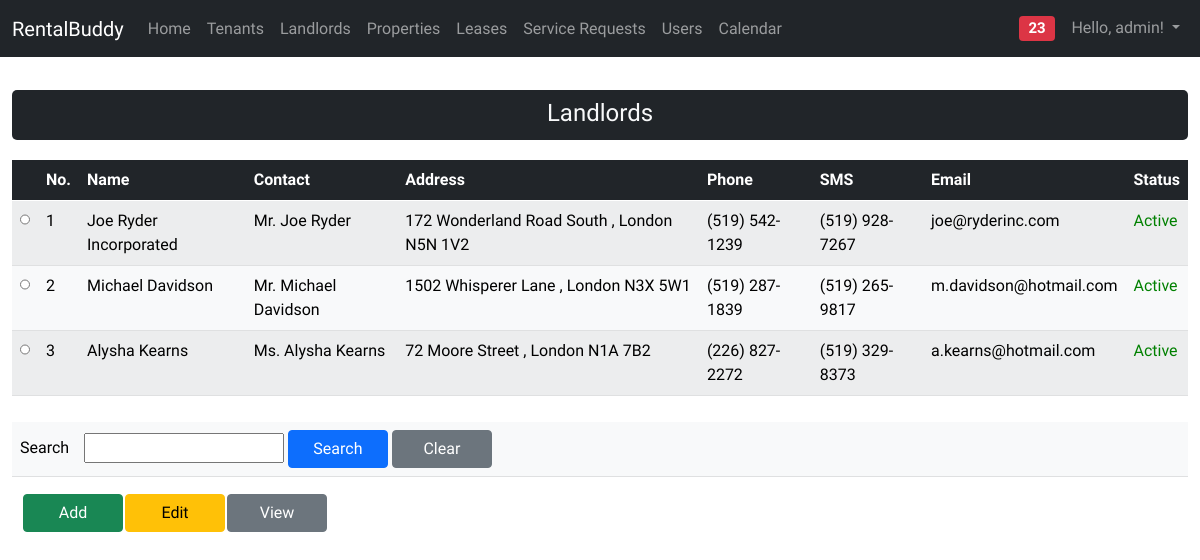
/pages/landlords.php (signed in), run on the app's committed database.
### tables this page shows
CREATE TABLE `landlords` (
  `landlord_id` int(11) NOT NULL,
  `legal_name` varchar(50) NOT NULL,
  `salutation_code` varchar(10) DEFAULT NULL,
  `first_name` varchar(50) NOT NULL,
  `last_name` varchar(50) NOT NULL,
  `address_1` varchar(50) NOT NULL,
  `address_2` varchar(50) DEFAULT NULL,
  `city` varchar(50) NOT NULL,
  `province_code` varchar(2) NOT NULL DEFAULT 'ON',
  `postal_code` varchar(10) NOT NULL,
  `phone` varchar(20) NOT NULL,
  `fax` varchar(20) NOT NULL,
  `email` varchar(100) NOT NULL,
  `sms` varchar(20) NOT NULL,
  `status_code` varchar(10) NOT NULL,
  `last_updated` datetime NOT NULL DEFAULT current_timestamp(),
  `last_updated_user_id` varchar(50) NOT NULL
);

CREATE TABLE `codes` (
  `code_id` int(11) NOT NULL,
  `code_type` varchar(20) NOT NULL,
  `code_value` varchar(20) NOT NULL,
  `description` varchar(50) NOT NULL,
  `is_default` int(11) NOT NULL DEFAULT 0,
  `sort_order` int(11) NOT NULL DEFAULT 0,
  `is_enabled` tinyint(1) NOT NULL DEFAULT 1,
  `css_styling` varchar(200) DEFAULT NULL
);

### pages/common.php (called while the page is built, shortened)
<?php
function formatPhone($phone) {
    $fPhone = trim($phone);
    $fPhone = "(" . substr($fPhone, 0, 3) . ") " . substr($fPhone, 3, 3) . "-" . substr($fPhone, 6, 4);
    return $fPhone;
}
    ?>

### dal/landlords_dal.php (the view, shortened to what this page needs)
<?php
require_once("../pages/common.php");
function getLandlords()
{
    $db_conn = connectDB();
    $querySQL = "select
            l.landlord_id
            , l.legal_name
            , trim( concat(ifnull(salutations.description, ''), ' ', l.first_name, ' ', l.last_name ) ) as full_name
            , trim( concat(l.address_1, ' ', ifnull(l.address_2, ''), ', ', l.city, ' ', l.postal_code) ) as address
            , l.phone
            , l.sms
            , l.email
            , status_codes.description as status_code
        from landlords l
        inner join codes salutations on salutations.code_value = l.salutation_code and salutations.code_type = 'salutation'
        inner join codes status_codes on status_codes.code_value = l.status_code and status_codes.code_type = 'landlord_status'";
    $querySQL .= " order by l.landlord_id;";
    $text_search = '%' . $_SESSION['text-search'] . '%';
    $data = array(":text_search" => $text_search);
    $stmt = $db_conn->prepare($querySQL);
?>
    <div class="container-fluid">
        <legend class="text-light bg-dark" style="margin-top: 10px">Landlords</legend>
        <table id="table-responsive" class="table table-light table-responsive table-striped">
            <thead class="table-dark">
                <tr>
                    <th scope="col"></th>
                    <th scope="col">No.</th>
                    <th scope="col">Name</th>
                    <th scope="col">Contact</th>
                    <th scope="col">Address</th>
                    <th scope="col">Phone</th>
                    <th scope="col">SMS</th>
                    <th scope="col">Email</th>
                    <th scope="col">Status</th>
                </tr>
            </thead>
            <tbody id="tbody-landlords">
                <?php
                $status = $stmt->execute($data);
                if ($status) {
                    if ($stmt->rowCount() > 0) {
                        while ($row = $stmt->fetch(PDO::FETCH_ASSOC)) {
                ?>
                            <tr>
                                <th><input type="radio" style="width:10px;" name="selected[]" value="<?php echo $row['landlord_id']; ?>"></th>
                                <td><?php echo $row["landlord_id"]; ?></td>
                                <td><?php echo $row["legal_name"]; ?></td>
                                <td><?php echo $row["full_name"]; ?></td>
                                <td><?php echo $row["address"]; ?></td>
                                <td><?php echo formatPhone($row["phone"]); ?></td>
                                <td><?php echo formatPhone($row["sms"]); ?></td>
                                <td><?php echo $row["email"]; ?></td>
                                <td style=" <?php echo ($row["status_code"] === "Active" ? "color: green" : "color: red"); ?>">
                                    <?php echo $row["status_code"] ?> </td>
                            </tr>
                        <?php
                        }
                        ?>
            </tbody>
        </table>
    </div>
<?php
                    }
                } else {
                    echo "<p>Error: " . $stmt->errorCode() . "<br>Message: " . implode($stmt->errorInfo()) . "</p><br>";
                    $db_conn = null;
                    exit(1);
                }
            }
?>

### css/starter-template.css (style rules this page uses)
body { padding-top: 5rem; }

### pages/landlords.php (style rules this page uses)
body { font-family: 'Metrophobic', sans-serif; font-size: 16px; }
legend { padding-top: 5px; border-radius: 5px; border: 5px; margin-bottom: 20px; text-align: center; height: 50px; vertical-align: middle !important; }

### data on the page
landlords: landlord_id "1", legal_name "Joe Ryder Incorporated", full_name "Mr. Joe Ryder", address "172 Wonderland Road South , London N5N 1V2", phone "(519) 542-1239", sms "(519) 928-7267", email "joe@ryderinc.com", codes.description "Active"
landlords: landlord_id "2", legal_name "Michael Davidson", full_name "Mr. Michael Davidson", address "1502 Whisperer Lane , London N3X 5W1", phone "(519) 287-1839", sms "(519) 265-9817", email "m.davidson@hotmail.com", codes.description "Active"
landlords: landlord_id "3", legal_name "Alysha Kearns", full_name "Ms. Alysha Kearns", address "72 Moore Street , London N1A 7B2", phone "(226) 827-2272", sms "(519) 329-8373", email "a.kearns@hotmail.com", codes.description "Active"

### other printed values
$_SESSION['CURRENT_USER']['user_name'] "admin"
